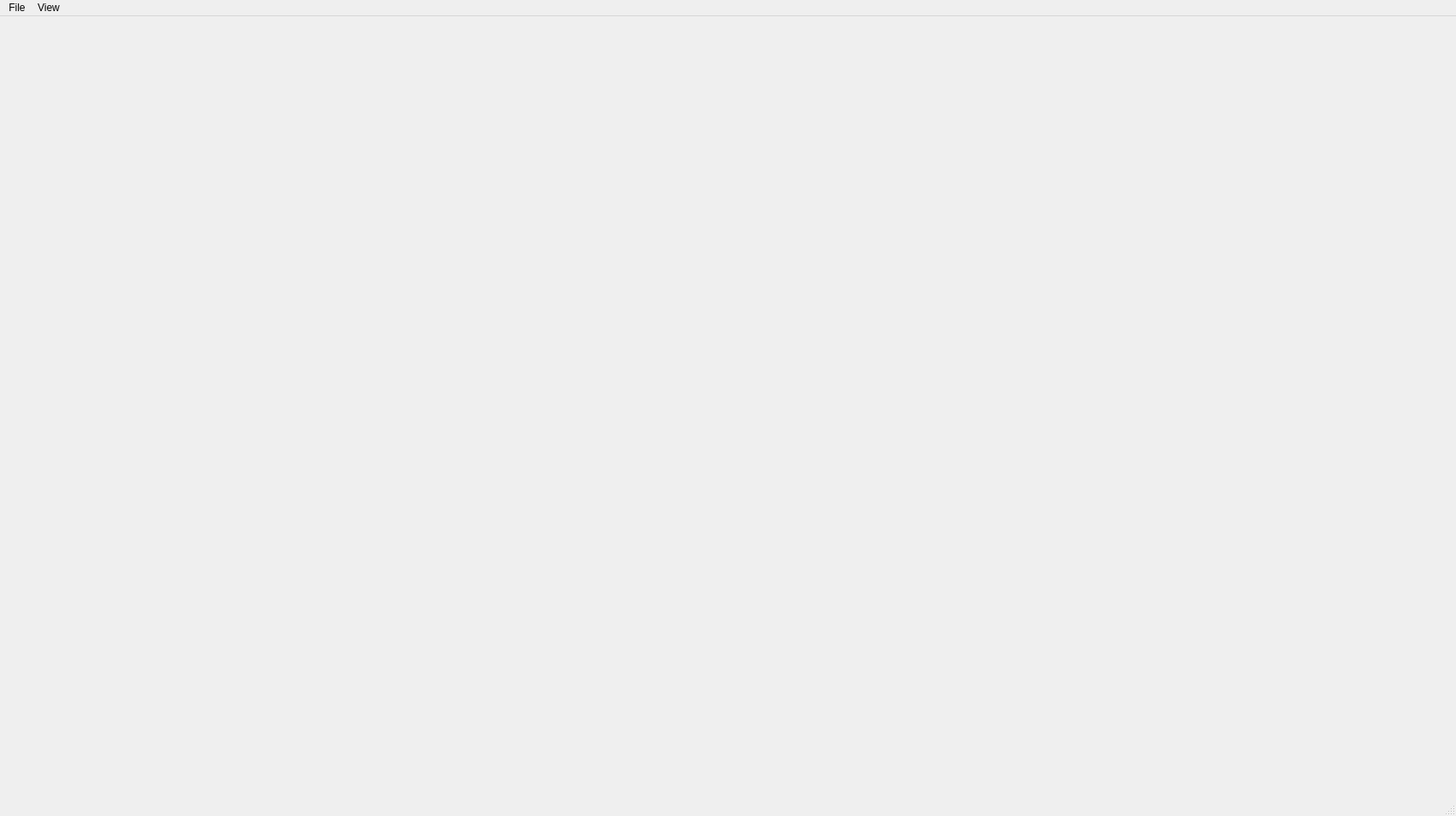
<?xml version="1.0" encoding="UTF-8"?>
<ui version="4.0">
 <class>TracerViewerMainWindow</class>
 <widget class="QMainWindow" name="TracerViewerMainWindow">
  <property name="geometry">
   <rect>
    <x>0</x>
    <y>0</y>
    <width>1704</width>
    <height>955</height>
   </rect>
  </property>
  <property name="windowTitle">
   <string>TracerViewer</string>
  </property>
  <property name="windowIcon">
   <iconset resource="resources.qrc">
    <normaloff>:/img/icons/tracer_viewer.png</normaloff>:/img/icons/tracer_viewer.png</iconset>
  </property>
  <widget class="QWidget" name="centralwidget"/>
  <widget class="QMenuBar" name="menubar">
   <property name="geometry">
    <rect>
     <x>0</x>
     <y>0</y>
     <width>1704</width>
     <height>24</height>
    </rect>
   </property>
   <widget class="QMenu" name="menuView">
    <property name="title">
     <string>View</string>
    </property>
    <addaction name="actionDarkMode"/>
    <addaction name="actionLightMode"/>
    <addaction name="actionTouchMode"/>
    <addaction name="separator"/>
   </widget>
   <widget class="QMenu" name="menuFile">
    <property name="title">
     <string>File</string>
    </property>
    <addaction name="actionOpen"/>
    <addaction name="actionClose"/>
    <addaction name="separator"/>
    <addaction name="actionGenerateTestData"/>
    <addaction name="separator"/>
    <addaction name="actionSave"/>
    <addaction name="separator"/>
    <addaction name="actionQuit"/>
   </widget>
   <addaction name="menuFile"/>
   <addaction name="menuView"/>
  </widget>
  <widget class="QStatusBar" name="statusbar"/>
  <action name="actionDarkMode">
   <property name="checkable">
    <bool>true</bool>
   </property>
   <property name="checked">
    <bool>true</bool>
   </property>
   <property name="text">
    <string>Dark Mode</string>
   </property>
   <property name="shortcut">
    <string>Ctrl+Shift+D</string>
   </property>
  </action>
  <action name="actionLightMode">
   <property name="checkable">
    <bool>true</bool>
   </property>
   <property name="text">
    <string>Light Mode</string>
   </property>
   <property name="shortcut">
    <string>Ctrl+Shift+L</string>
   </property>
  </action>
  <action name="actionConnect">
   <property name="text">
    <string>Connect...</string>
   </property>
  </action>
  <action name="actionConnectWs">
   <property name="text">
    <string>Connect websocket...</string>
   </property>
  </action>
  <action name="actionDisconnect">
   <property name="text">
    <string>Disconnect</string>
   </property>
  </action>
  <action name="actionQuit">
   <property name="text">
    <string>Quit</string>
   </property>
   <property name="toolTip">
    <string>Quit TracerViewer</string>
   </property>
   <property name="shortcut">
    <string>Ctrl+Q</string>
   </property>
  </action>
  <action name="actionOpenObject">
   <property name="text">
    <string>Open Object...</string>
   </property>
   <property name="toolTip">
    <string>Deserialize object from XML or JSON file.</string>
   </property>
   <property name="shortcut">
    <string>Ctrl+O</string>
   </property>
  </action>
  <action name="actionTouchMode">
   <property name="checkable">
    <bool>true</bool>
   </property>
   <property name="text">
    <string>Touch Mode</string>
   </property>
   <property name="shortcut">
    <string>Ctrl+Shift+T</string>
   </property>
  </action>
  <action name="actionSave">
   <property name="text">
    <string>Save...</string>
   </property>
   <property name="shortcut">
    <string>Ctrl+S</string>
   </property>
  </action>
  <action name="actionOpen">
   <property name="text">
    <string>Open...</string>
   </property>
   <property name="shortcut">
    <string>Ctrl+O</string>
   </property>
  </action>
  <action name="actionClose">
   <property name="text">
    <string>Close</string>
   </property>
   <property name="shortcut">
    <string>Ctrl+W</string>
   </property>
  </action>
  <action name="actionGenerateTestData">
   <property name="text">
    <string>Generate test data</string>
   </property>
   <property name="toolTip">
    <string>Fill the live log with randomly generated data. Meant for testing the performance of filtering, etc.</string>
   </property>
  </action>
 </widget>
 <resources>
  <include location="resources.qrc"/>
 </resources>
 <connections/>
</ui>
